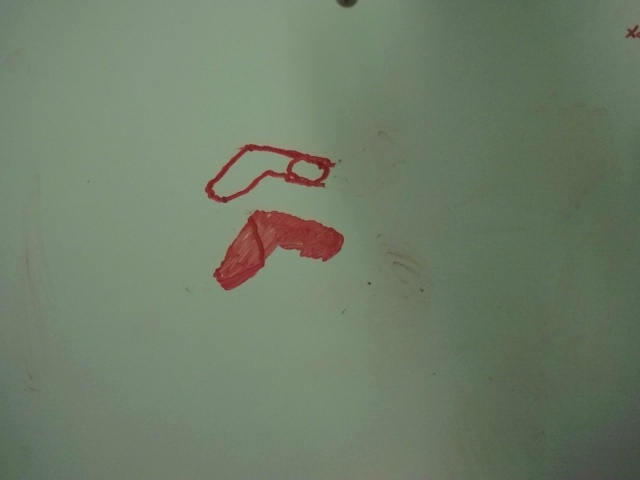
#> input picture 31_07_24/pizzacut_tmp.jpg, 640 x 480 px, found by its file name
$ python new_test.py
#> lines starting #> are read from the running program, lines starting #| are printed output that depends on the picture; after the words box and inside, x2 and y2 are one past the last pixel; in counts of white or black regions, pixels touching at a corner belong together
import cv2
import numpy as np
import matplotlib.pyplot as plt
from skimage.io import imread
from skimage.measure import find_contours
from skimage.color import rgb2hsv
import json

# Load the image
IMAGE_PATH = "ULTIMO/pizzacut_tmp.jpg"
myimg = imread(IMAGE_PATH)
#> myimg is the input picture: shape (480, 640, 3); mean R, G, B 111.1, 124.6, 104.8

# Vertices data
vertices = [
    {"corner": [0, 0], "real": [0.7421759340095093, 0.2960800053637704, -0.05290995235393037]},
    {"corner": [639, 0], "real": [0.7648839791957291, -0.3318842540668604, -0.052799199422714924]},
    {"corner": [0, 479], "real": [0.28929704643211324, 0.27759292099339944, -0.05805224717250261]},
    {"corner": [639, 479], "real": [0.3152508938772535, -0.3308237295620757, -0.05746304099665092]}
]

# Extract corner points and corresponding real coordinates
image_points = np.array([v["corner"] for v in vertices], dtype=np.float32)
real_points = np.array([v["real"][:2] for v in vertices], dtype=np.float32)  # Use only x and y coordinates

# Calculate the homography matrix
matrix, _ = cv2.findHomography(image_points, real_points)

# Convert the image to HSV and find contours based on saturation
myimg_hsv = rgb2hsv(myimg)
#> myimg_hsv: shape (480, 640, 3) float64; mean of channels 0, 1, 2 0.29, 0.171, 0.495
saturation = myimg_hsv[:,:,1]
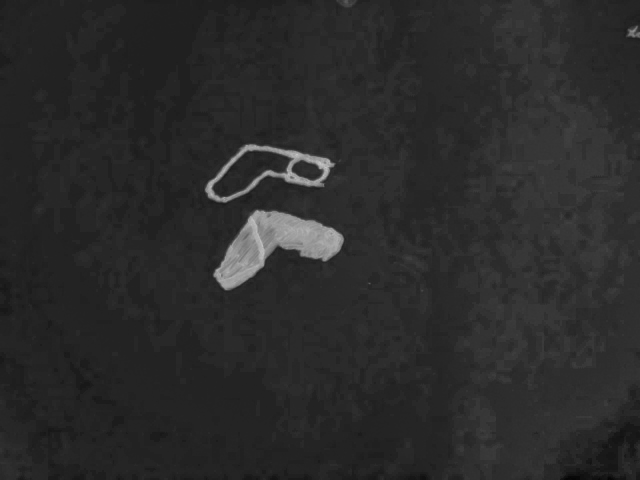
#> saturation: shape (480, 640) float64; min 0.0247, max 0.783, mean 0.171
binary_image = np.where(saturation > 0.25, 1, 0).astype(np.uint8)
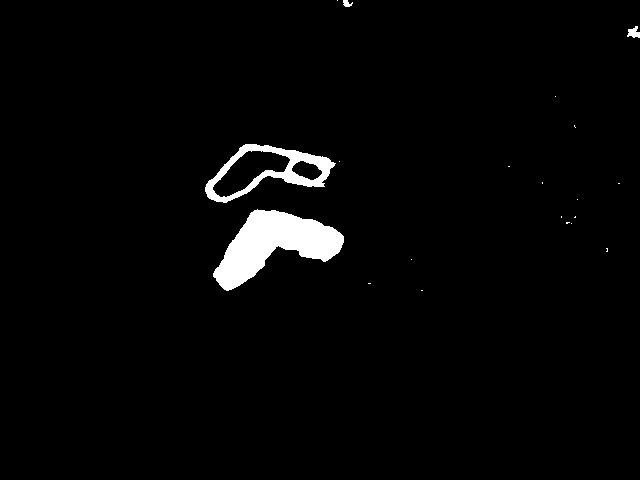
#> binary_image: shape (480, 640); values 0 (black) and 1 (white), 2.5% white; 20 white regions (16 under 20 px), largest, box (x1, y1, x2, y2) and area: (213, 209, 344, 291) 5242, (205, 144, 336, 203) 2180, (627, 26, 640, 38) 99, (343, 0, 353, 7) 46
contours_gray = find_contours(binary_image, 0.8)
#> contours_gray = 23 items

# Find the longest contour to simulate the robot movement
best = max(contours_gray, key=len)
#> best = 461 pairs, first value 208.8 to 290.2, second value 212.8 to 343.2

# Determine real-world plot limits based on real_points
real_x_min, real_y_min = np.min(real_points, axis=0)
real_x_max, real_y_max = np.max(real_points, axis=0)

# Plot the detected contour and the real-world coordinates
fig, ax = plt.subplots(2, 1, figsize=(15, 16))
ax[0].imshow(myimg)
ax[0].set_title("Detected Contour on Image")
ax[1].set_title("Simulated Robot Path")

# Simulate robot path based on the longest contour
for p in best:
    point = np.array([[p[1], p[0]]], dtype='float32').reshape(1, 1, 2)

    # Apply homography to convert to real-world coordinates
    real_coordinates = cv2.perspectiveTransform(point, matrix)

    # Extract real-world coordinates for plotting
    real_x, real_y = real_coordinates[0, 0]

    # Plot the image contour
    ax[0].plot(p[1], p[0], 'ro', markersize=1)
    ax[1].plot(real_x, real_y, 'bo', markersize=1)
#> this loop made 461 passes
#> (p, point, real_x, real_y) on passes 1 to 3: ([290.2, 228], [[228, 290.2]], 0.473, 0.0637), ([290.2, 227], [[227, 290.2]], 0.473, 0.0647), ([290.2, 226], [[226, 290.2]], 0.473, 0.0656)

# Set the limits for the real-world coordinate plot
ax[1].set_xlim(real_x_min, real_x_max)
ax[1].set_ylim(real_y_min, real_y_max)
ax[1].grid(True)
ax[1].set_xlabel("X (meters)")
ax[1].set_ylabel("Y (meters)")

# Overlay the original image on the real-world coordinates plot
ax[1].imshow(myimg, extent=[real_x_min, real_x_max, real_y_min, real_y_max], alpha=0.5)

plt.tight_layout()
plt.show()
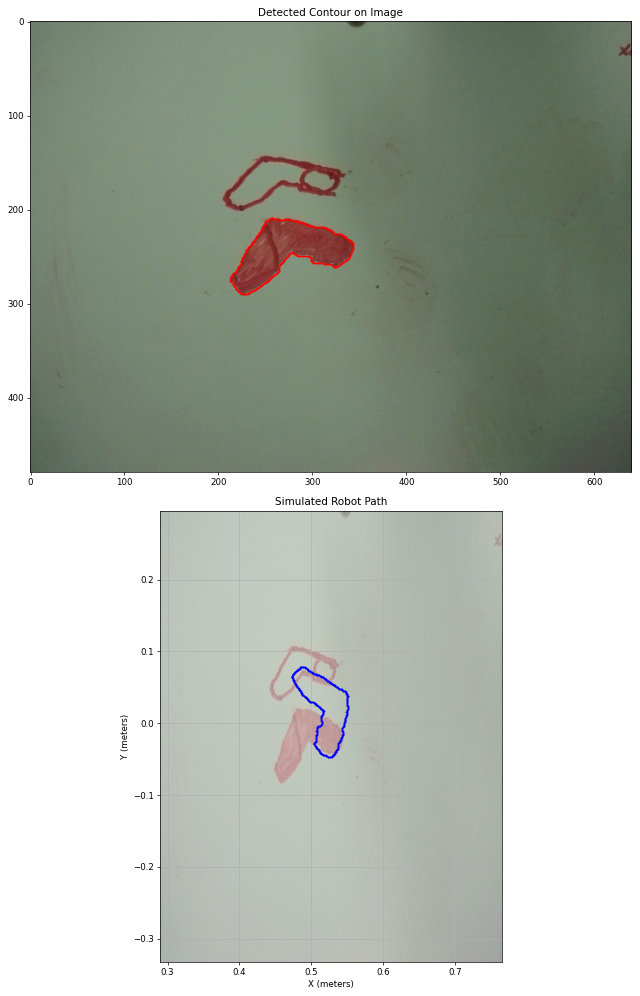
#> figure drawn by matplotlib, 2 panels
